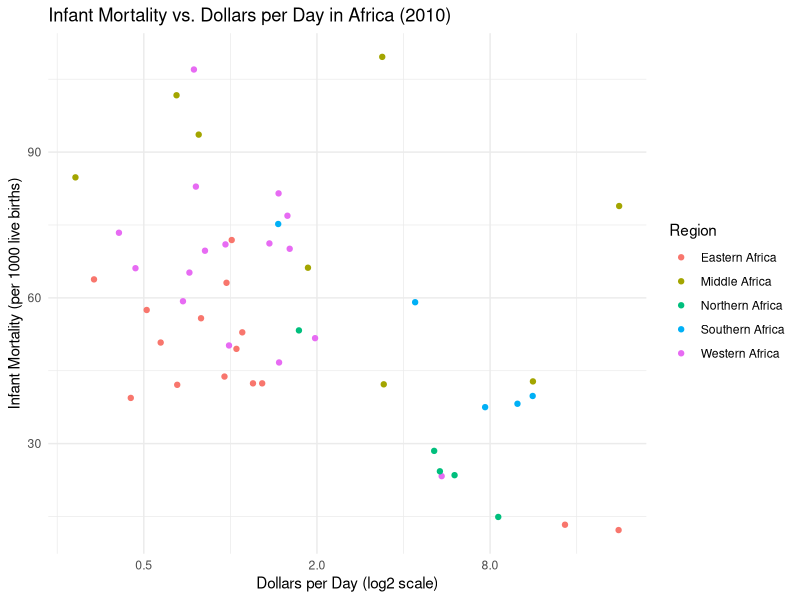

Source code (R):
# Instructions
# We are going to continue looking at patterns in the gapminder dataset 
# by plotting infant mortality rates versus dollars per day for African countries.

# Instructions
# Generate dollars_per_day using mutate and filter for the year 2010 for African countries.

# Remember to remove NA values for infant_mortality and dollars_per_day.

# Store the mutated dataset in gapminder_Africa_2010.

# Make a scatter plot of infant_mortality versus dollars_per_day for countries in the African continent.

# Use color to denote the different regions of Africa.

library(dplyr)
library(ggplot2)
library(dslabs)

#carregar o dataset
data(gapminder)

#cria a variável dollars_per_day e filtra os países africanos em 2010, removendo NAs
gapminder_Africa_2010 <- gapminder %>%
  mutate(dollars_per_day = gdp / population / 365) %>%
  filter(continent == "Africa", year == 2010, 
         !is.na(dollars_per_day), !is.na(infant_mortality))

#cria o gráfico de dispersão de mortalidade infantil vs. dólares por dia, colorindo por região
p <- gapminder_Africa_2010 %>%
  ggplot(aes(x = dollars_per_day, y = infant_mortality, color = region)) +
  geom_point() +
  scale_x_continuous(trans = "log2") +
  labs(title = "Infant Mortality vs. Dollars per Day in Africa (2010)",
       x = "Dollars per Day (log2 scale)",
       y = "Infant Mortality (per 1000 live births)",
       color = "Region") +
  theme_minimal()

#exibir o gráfico
print(p)
